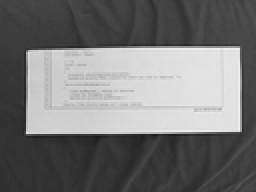
%> input picture E07 - Thresholding/input1.png, 128 x 96 px, shrunk from 3264 x 2448 before the run (shown 2 times larger)
$ octave E07.m   (GNU Octave 9; MATLAB toolbox functions it lacks are replaced by stand-ins)
%> lines starting %> are read from the running program, lines starting %| are printed output that depends on the picture
% Otsu on input1.png
I = imread('input1.png');
%> I is the input picture: size 96x128 uint8; min 28, max 242, mean 116.3
bcd = zeros(256);
bcd2 = zeros(256);
%get Otsu
for t=0:255
    T = t;
    g = I>=T;

    [R,C] = size(g);

    omegal = 0;
    omegal2 = 0;

    for r =1:R
        for c = 1:C
            if(g(r,c)==0)
                omegal = omegal +1;
            elseif(g(r,c)~=0)
                omegal2 = omegal2 +1;
            end
        end
    end

    m1 = 0.0;
    m2 = 0.0;
    cou1 =0;
    cou2 = 0;
    for r=1:R
        for c =1:C
            if(I(r,c)<T)
                m1 = double(I(r,c)) +m1;
                cou1 = cou1+1;
            else
                m2 = double(I(r,c)) +m2;
                cou2 = cou2+1;
            end
        end
    end
    avg1 = m1/cou1;
    avg2 = m2/cou2;

    b = omegal * omegal2 *((avg1-avg2)^2);
    bcd(t+1)=b;

end
%> this loop made 256 passes
%> (avg1, avg2, b) on passes 1 to 3: (NaN, 116.3, NaN), (NaN, 116.3, NaN), (NaN, 116.3, NaN)
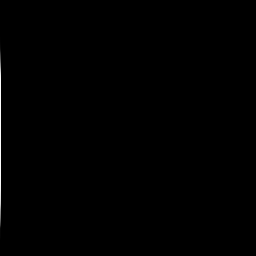
%> bcd: size 256x256 double; 0.06% of the values are NaN or infinite; the others: min 0, max 8.23e+11, mean 1.89e+09; drawn with min black, max white, NaN and infinite black
m = max(bcd);
%> m = 256 values, max 8.23e+11 at index 1, min 0 at index 2, mean 3.21e+09
figure;plot(bcd);title('bcd');
%> (the run ends here)
